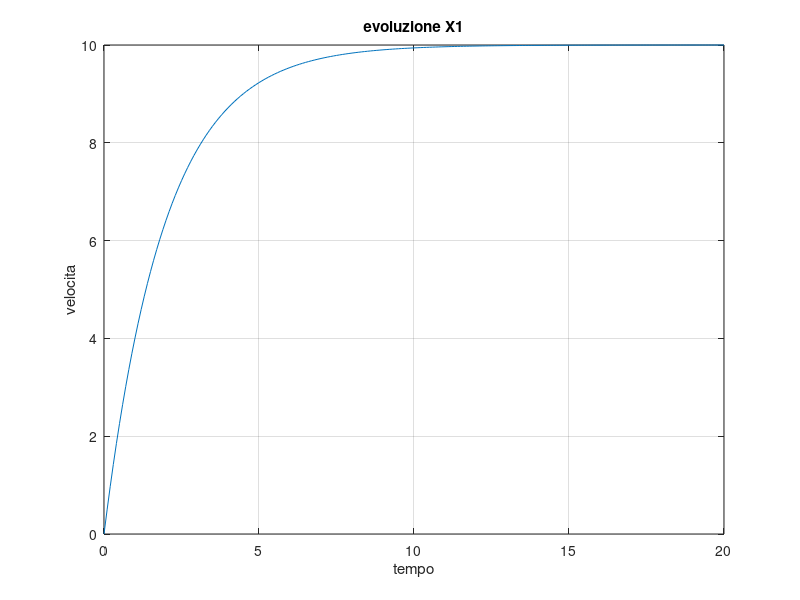
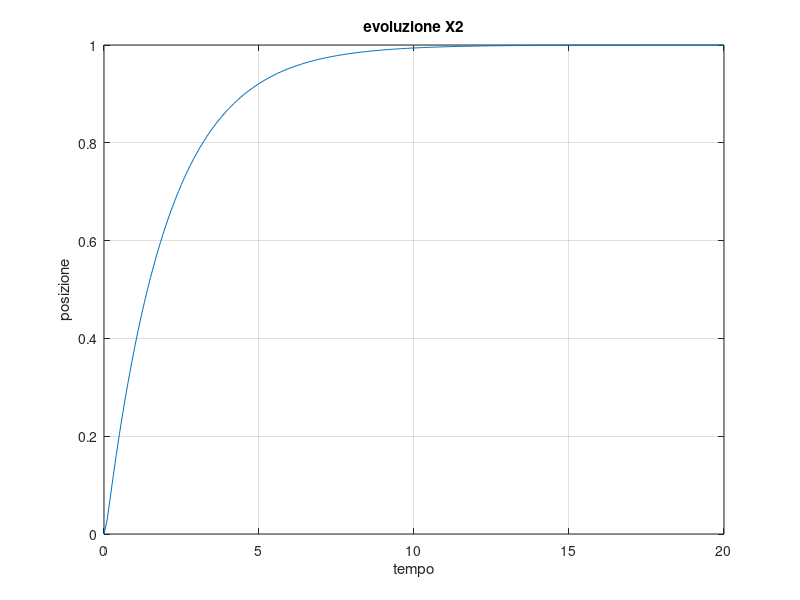
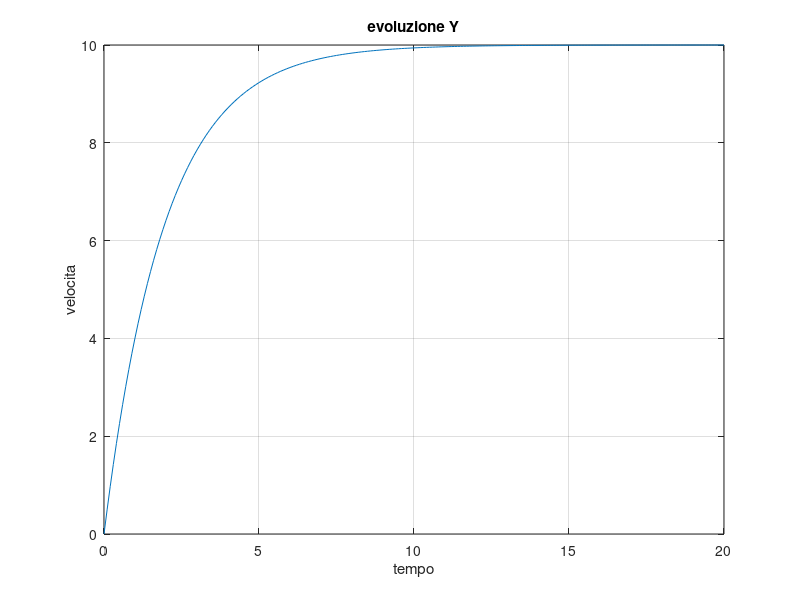

The MATLAB script that drew these images, in order:
%lab01
clear all;
close all;

%u = [F]  x=[x1,x2]T = [v,pa]T  y=[v]

es=menu('simulazione della risposta del sistema',...
        'caso A: R=10 ohm, L=0.5 H, x(t=0)=[0,0], F(t)=1',...
        'caso B: R=100 ohm, L=0.5 H, x(t=0)=[0,0], F(t)=1, w0= 0rad/s',...
        'caso C: R=0.1 ohm, L=0.05 H, x(t=0)=[0,0], F(t)=1, w0= 0rad/s',...
        'caso D: R=10 ohm, L=0.5 H, x(t=0)=[0,0.2], F(t)=1, w0= 0rad/s');
switch es,
    case 1, R=10; L=0.5; x0=[0;0]; w0=0; 
    case 2, R=100; L=0.5; x0=[0;0]; w0=0;
    case 3, R=0.1; L=0.05; x0=[0;0]; w0=0;
    case 4, R=10; L=0.5; x0=[0;0.2]; w0=0;
end

es=menu('selezionare ingresso',...
        'caso 1: ingresso unitario i0=1 A, w0 = 0 rad/s',...
        'caso 2: ingresso sinusoidale i0=1 A, w0 = 4 rad/s');
switch es,
    case 1, i0 = 1; w0 = 0;
    case 2, i0 = 1; w0 = 4;
end

    

%parametri globali per tutti gli esercizi
C=0.2;
tmax = 20;

%costruzione delle matrici A,B,C,D
A = [0,-1/C;1/L,-R/L];
B = [1/C;0];
C = [1,0];
D = 0;

SYS = ss(A,B,C,D);

%calcolo numerico dell'evouluzione degli stati

t=0:0.1:tmax;
u = i0*cos(w0*t);

[Y,T,X] = lsim(SYS,u,t,x0);

%plottiamo l'evoluzione del sistema

figure(1),plot(T,X(:,1)),grid on, zoom on, title('evoluzione X1'),
xlabel('tempo'),ylabel('velocita')
figure(2),plot(T,X(:,2)),grid on, zoom on, title('evoluzione X2'),
xlabel('tempo'),ylabel('posizione')
figure(3),plot(T,Y),grid on, zoom on, title('evoluzione Y'),
xlabel('tempo'),ylabel('velocita')

%PARTE #2
%calcolare la funzione di trasferimento del sistema appena considerato

[NUM,DEN] = ss2tf(A,B,C,D,1);

G=tf(SYS)

%PARTE #3
%si calcolino analiticamente per condizioni iniziali nille, le risposte dei
%sistemi dinamici precedenti considerati ai seguenti ingressi:
% u(t) = u0 * eps(t) ==> gradino di ampiezza u0
% u(t) = t * eps(t) ==> rampa unitaria 
% u(t) = u0 * cos(4t) * eps(t) ==> coseno di ampiezza u0 e di pulsazione 4

s=tf('s');

ingresso = menu('scelta dell ingresso:',...
                'caso 1: u(t) = u0 * eps(t)',...
                'caso 2: u(t) = t * eps(t)',...
                'caso 3: u(t) = u0 * cos(4t) * eps(t)');
           
switch ingresso,
    case 1, U=1/s;
    case 2, U=1/s^2;
    case 3, U=s/(s^2+4^2);
end

Y=G*U

[NUM,DEN] = tfdata(Y,'v');

[Residui,Poli,Resto] = residue(NUM,DEN)






